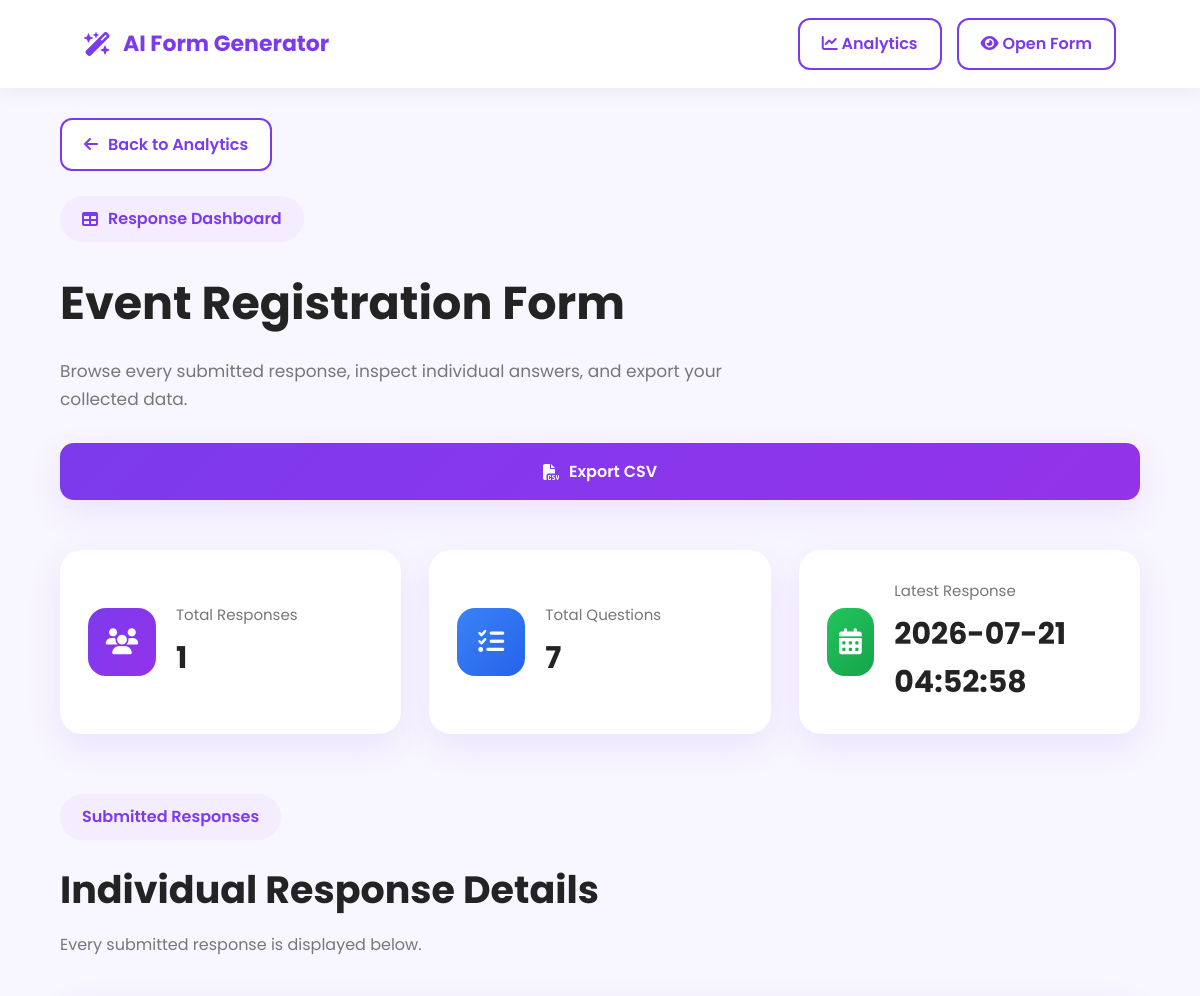
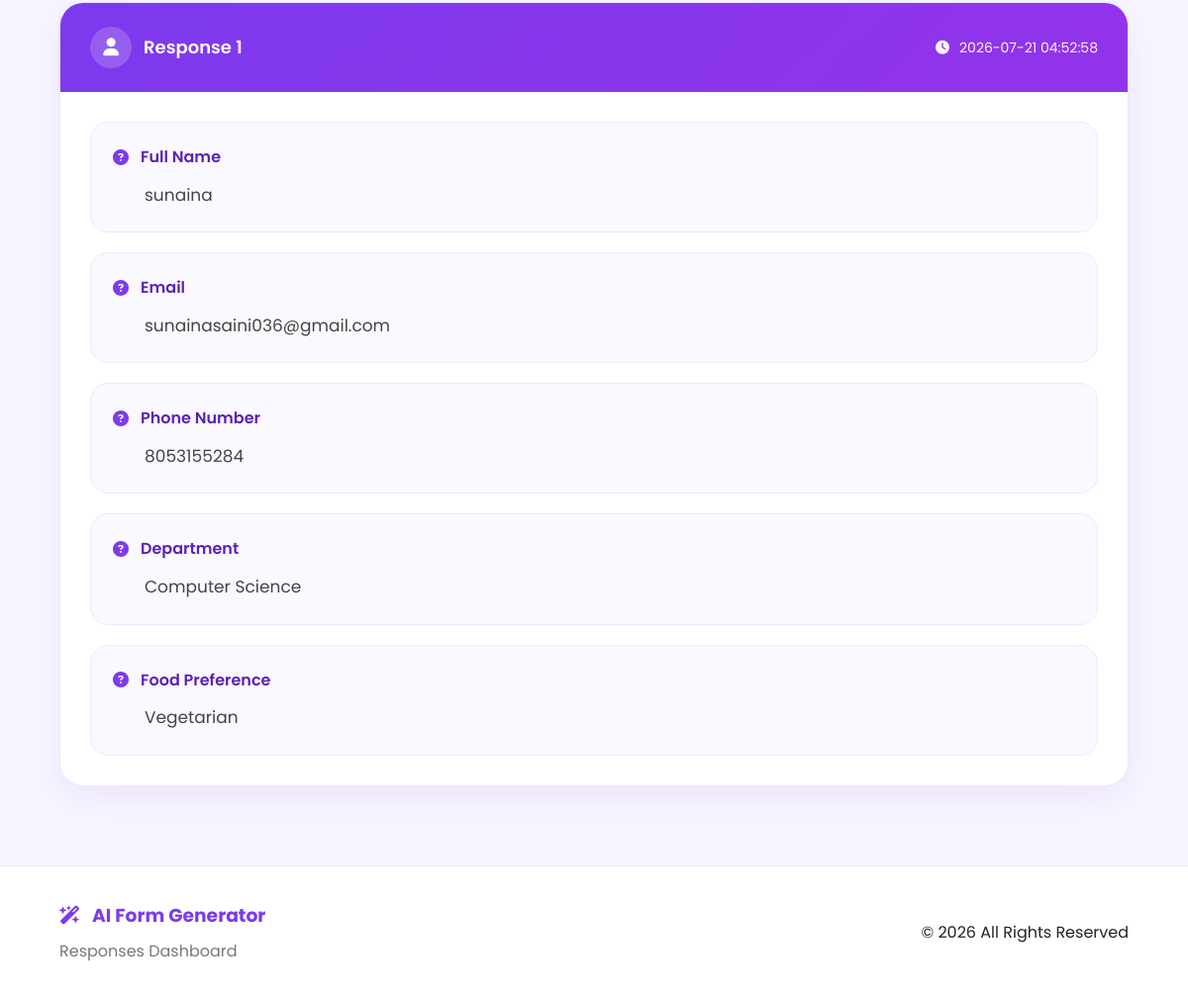
The page /responses/1702b121 on the database its author committed (2 pictures, top to bottom).
### tables this page shows
CREATE TABLE forms(

        id INTEGER PRIMARY KEY AUTOINCREMENT,

        form_id TEXT UNIQUE,

        title TEXT,

        description TEXT,

        questions TEXT,

        created_at TIMESTAMP DEFAULT CURRENT_TIMESTAMP

    );

CREATE TABLE responses(

        id INTEGER PRIMARY KEY AUTOINCREMENT,

        form_id TEXT,

        answers TEXT,

        submitted_at TIMESTAMP DEFAULT CURRENT_TIMESTAMP

    );

### app.py (the view)
@app.route("/responses/<form_id>")
def responses(form_id):
    form = get_form(form_id)
    if form is None:
        return "<h2>❌ Form Not Found!</h2>"
    responses = get_responses(form_id)
    return render_template(
    "responses.html",
    form=form,
    form_id=form_id,
    responses=responses,
    total_responses=len(responses)
)

### database.py (called while the page is built)
def get_form(form_id):
    conn = sqlite3.connect(DATABASE)
    cursor = conn.cursor()
    cursor.execute(
        "SELECT * FROM forms WHERE form_id=?",
        (form_id,)
    )
    row = cursor.fetchone()
    conn.close()
    if row is None:
        return None
    return{
        "form_id":row[1],
        "title":row[2],
        "description":row[3],
        "questions":json.loads(row[4])
    }

def get_responses(form_id):
    conn = sqlite3.connect(DATABASE)
    cursor = conn.cursor()
    cursor.execute("""

    SELECT answers, submitted_at

    FROM responses

    WHERE form_id=?

    ORDER BY submitted_at DESC

    """,(form_id,))
    rows = cursor.fetchall()
    conn.close()
    responses = []
    for row in rows:
        responses.append({
            "answers": json.loads(row[0]),
            "submitted_at": row[1]
        })
    return responses

### templates/responses.html (shortened to what this page needs)
<!DOCTYPE html>
<html lang="en">
<head>
    <link rel="stylesheet"
          href="{{ url_for('static', filename='css/responses.css') }}">
    <link rel="stylesheet"
          href="https://cdnjs.cloudflare.com/ajax/libs/font-awesome/6.6.0/css/all.min.css">
</head>
<body>
<nav class="navbar">
    <div class="logo">
        <i class="fa-solid fa-wand-magic-sparkles"></i>
        AI Form Generator
    </div>
    <div class="nav-buttons">
        <a href="{{ url_for('analytics',form_id=form_id) }}"
           class="nav-btn">
            <i class="fa-solid fa-chart-line"></i>
            Analytics
        </a>
        <a href="{{ url_for('open_form',form_id=form_id) }}"
           class="nav-btn">
            <i class="fa-solid fa-eye"></i>
            Open Form
        </a>
    </div>
</nav>
<div class="page-nav">
    <a href="{{ url_for('analytics',form_id=form_id) }}"
       class="back-btn">
        <i class="fa-solid fa-arrow-left"></i>
        Back to Analytics
    </a>
</div>
<header class="dashboard-header">
    <div class="dashboard-left">
        <span class="dashboard-badge">
            <i class="fa-solid fa-table"></i>
            Response Dashboard
        </span>
        <h1>
            {{ form.title }}
        </h1>
        <p>
            Browse every submitted response,
            inspect individual answers,
            and export your collected data.
        </p>
    </div>
    <div class="dashboard-right">
        <a href="{{ url_for('export_csv',form_id=form_id) }}"
           class="primary-btn">
            <i class="fa-solid fa-file-csv"></i>
            Export CSV
        </a>
    </div>
</header>
<div class="dashboard">
<section class="overview-section">
    <div class="overview-grid">
        <div class="overview-card">
            <div class="overview-icon purple">
                <i class="fa-solid fa-users"></i>
            </div>
            <div>
                <span>Total Responses</span>
                <h2>{{ total_responses }}</h2>
            </div>
        </div>
        <div class="overview-card">
            <div class="overview-icon blue">
                <i class="fa-solid fa-list-check"></i>
            </div>
            <div>
                <span>Total Questions</span>
                <h2>{{ form.questions|length }}</h2>
            </div>
        </div>
        <div class="overview-card">
            <div class="overview-icon green">
                <i class="fa-solid fa-calendar-days"></i>
            </div>
            <div>
                <span>Latest Response</span>
                <h2>
                    {% if responses %}
                        {{ responses[0].submitted_at }}
                    {% else %}
                        --
                    {% endif %}
                </h2>
            </div>
        </div>
    </div>
</section>
<section class="responses-section">
    <div class="section-heading">
        <span class="section-tag">
            Submitted Responses
        </span>
        <h2>
            Individual Response Details
        </h2>
        <p>
            Every submitted response is displayed below.
        </p>
    </div>
            {% if responses %}
            {% for response in responses %}
            <div class="response-card">
                <div class="response-card-header">
                    <div class="response-number">
                        <i class="fa-solid fa-user"></i>
                        <span>
                            Response {{ loop.index }}
                        </span>
                    </div>
                    <div class="response-date">
                        <i class="fa-solid fa-clock"></i>
                        {{ response.submitted_at }}
                    </div>
                </div>
                <div class="response-body">
                    {% for key,value in response.answers.items() %}
                    <div class="answer-item">
                        <div class="answer-question">
                            <i class="fa-solid fa-circle-question"></i>
                            {{ key }}
                        </div>
                        <div class="answer-value">
                            {% if value is iterable and value is not string %}
                                {{ value|join(", ") }}
                            {% else %}
                                {{ value }}
                            {% endif %}
                        </div>
                    </div>
                    {% endfor %}
                </div>
            </div>
            {% endfor %}
        {% endif %}
    </section>
</div>
<footer class="footer">
    <div class="footer-content">
        <div>
            <h3>
                <i class="fa-solid fa-wand-magic-sparkles"></i>
                AI Form Generator
            </h3>
            <p>
                Responses Dashboard
            </p>
        </div>
        <div>
            © 2026 All Rights Reserved
        </div>
    </div>
</footer>
</body>
</html>

### rows shown on the page
forms: title "Event Registration Form"
responses: submitted_at "2026-07-21 04:52:58", answers "Full Name" "Email" "Phone Number" "Department" "Food Preference", answers "sunaina" "sunainasaini036@gmail.com" "8053155284" "Computer Science" "Vegetarian"

### other values the page prints
{{ total_responses }} "1"
